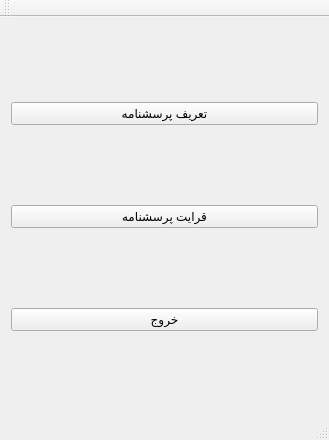
<?xml version="1.0" encoding="UTF-8"?>
<ui version="4.0">
 <class>MainWindow</class>
 <widget class="QMainWindow" name="MainWindow">
  <property name="geometry">
   <rect>
    <x>0</x>
    <y>0</y>
    <width>329</width>
    <height>440</height>
   </rect>
  </property>
  <property name="windowTitle">
   <string>MainWindow</string>
  </property>
  <widget class="QWidget" name="centralWidget">
   <layout class="QVBoxLayout" name="verticalLayout">
    <item>
     <widget class="QPushButton" name="pushButton">
      <property name="text">
       <string>تعریف پرسشنامه</string>
      </property>
     </widget>
    </item>
    <item>
     <widget class="QPushButton" name="pushButton_2">
      <property name="text">
       <string>قرایت پرسشنامه</string>
      </property>
     </widget>
    </item>
    <item>
     <widget class="QPushButton" name="pushButton_3">
      <property name="text">
       <string>خروج</string>
      </property>
     </widget>
    </item>
   </layout>
  </widget>
  <widget class="QMenuBar" name="menuBar">
   <property name="geometry">
    <rect>
     <x>0</x>
     <y>0</y>
     <width>329</width>
     <height>25</height>
    </rect>
   </property>
  </widget>
  <widget class="QToolBar" name="mainToolBar">
   <attribute name="toolBarArea">
    <enum>TopToolBarArea</enum>
   </attribute>
   <attribute name="toolBarBreak">
    <bool>false</bool>
   </attribute>
  </widget>
  <widget class="QStatusBar" name="statusBar"/>
 </widget>
 <layoutdefault spacing="6" margin="11"/>
 <resources/>
 <connections/>
</ui>
